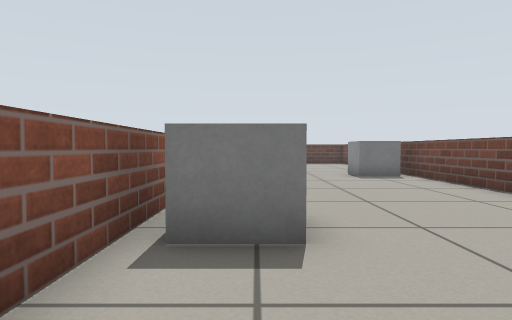
[1] (above)

16 first-person views from a walk through a Gazebo world. The camera is 0.48 m above the floor, tilts 2° down and sees 75° across. The floor is counted in squares, 0.5 m on a side. Each view is taken from the middle of a square. On the plan, view 1 faces up. The plan holds only what a view shows up to about 12 squares ahead; the rest is blank.

[2]
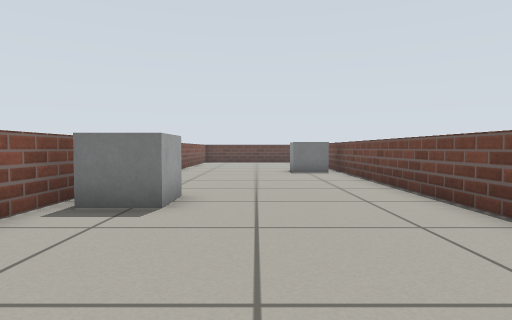

[3]
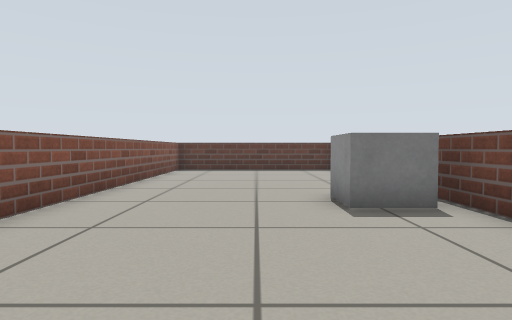

[4]
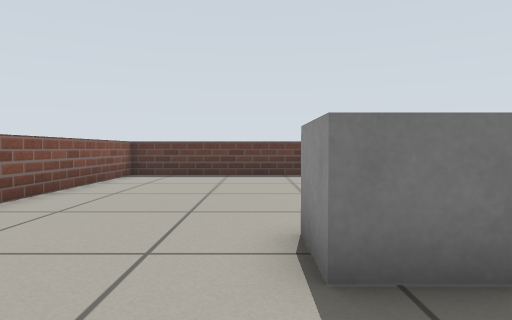

[5]
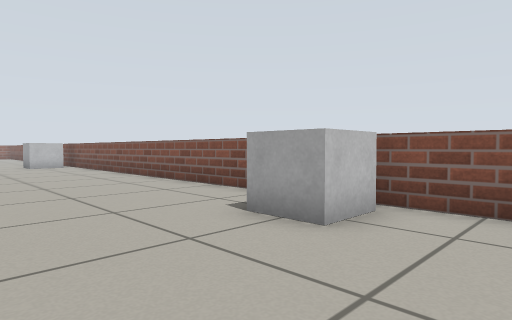

[6]
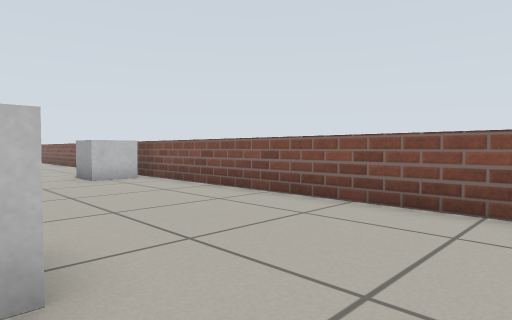

[7]
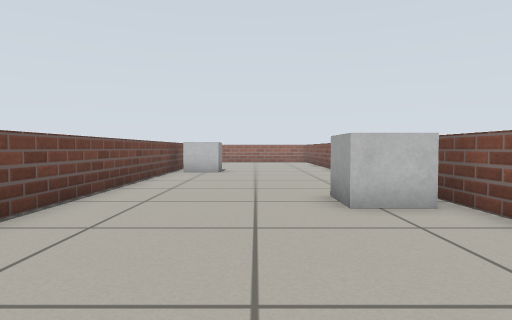

[8]
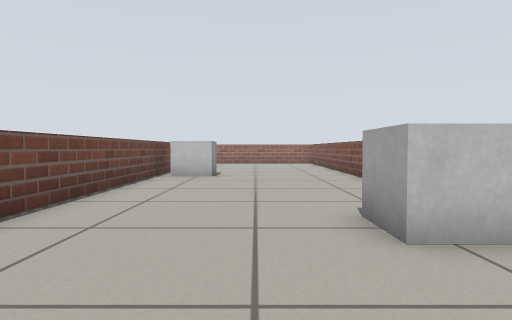

[9]
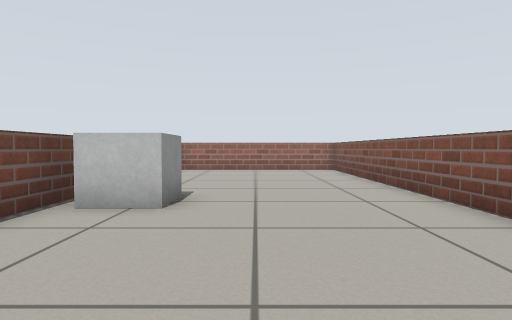

[10]
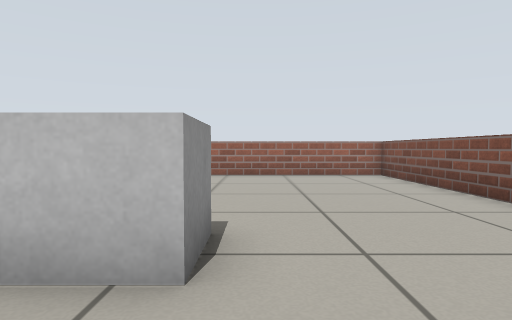

[11]
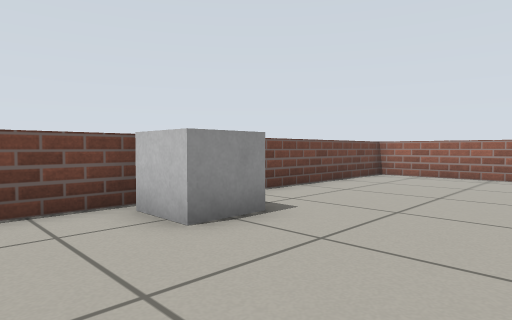

[12]
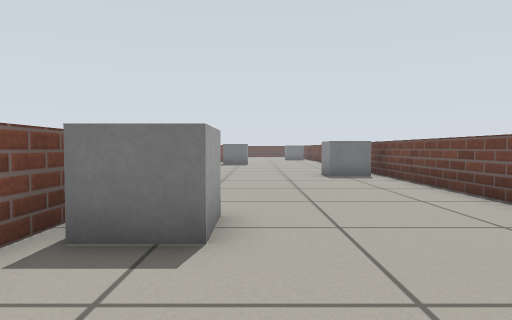

[13]
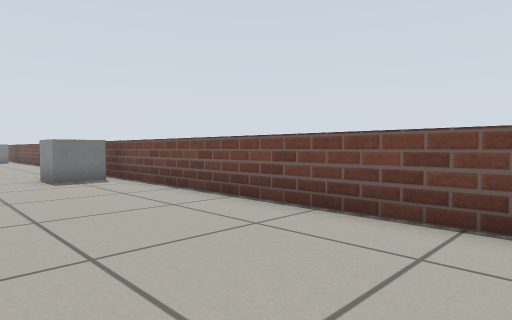

[14]
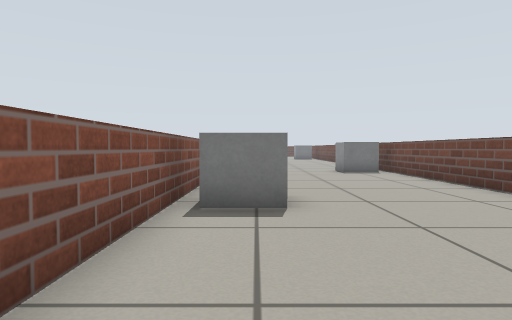

[15]
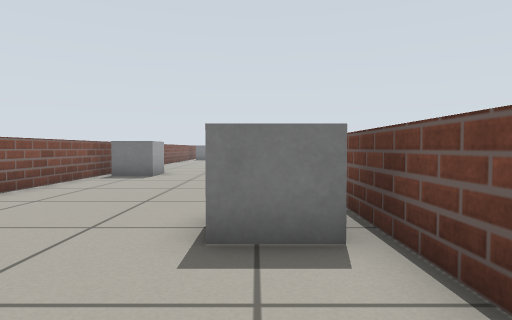

[16]
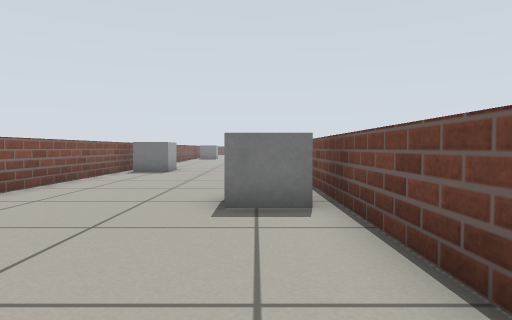

### Floor plan
Points are (right, up) in squares from view 1. A wall is a line through its corners. A room is listed if a view was taken in it or the views show most of it. See-through windows are left out.
Room 1 (views 1, 2, 3, 4, 5, 6, 7, 8, 9, 10, 11, 12, 13, 14, 15, 16)
walls: (5.5, 2.4) (5.5, 12.4); (-1.4, 6.4) (-1.4, -28.9) (5.1, -28.9); (5.5, -28.6) (5.5, -3.2); (4.6, 20.8) (-1.4, 20.8) (-1.4, 10.4)
objects: grey box (-1, -13) to (1, -11); grey box (-1, 3) to (1, 5); grey box (4, -21) to (5, -19); grey box (4, -5) to (5, -3); grey box (4, 11) to (5, 13)

Positions as (right, up) in squares from view 1, and headings:
1: (0, 0), facing up
2: (2, -2), facing up
3: (2, 6), facing up
4: (3, 9), facing up
5: (4, 7), facing down-left
6: (4, -1), facing down-left
7: (2, -6), facing down
8: (2, -8), facing down
9: (2, -14), facing down
10: (3, -17), facing down
11: (0, -17), facing down-right
12: (1, -16), facing up
13: (1, -15), facing up-right
14: (0, -18), facing up
15: (4, -24), facing up
16: (4, -26), facing up
